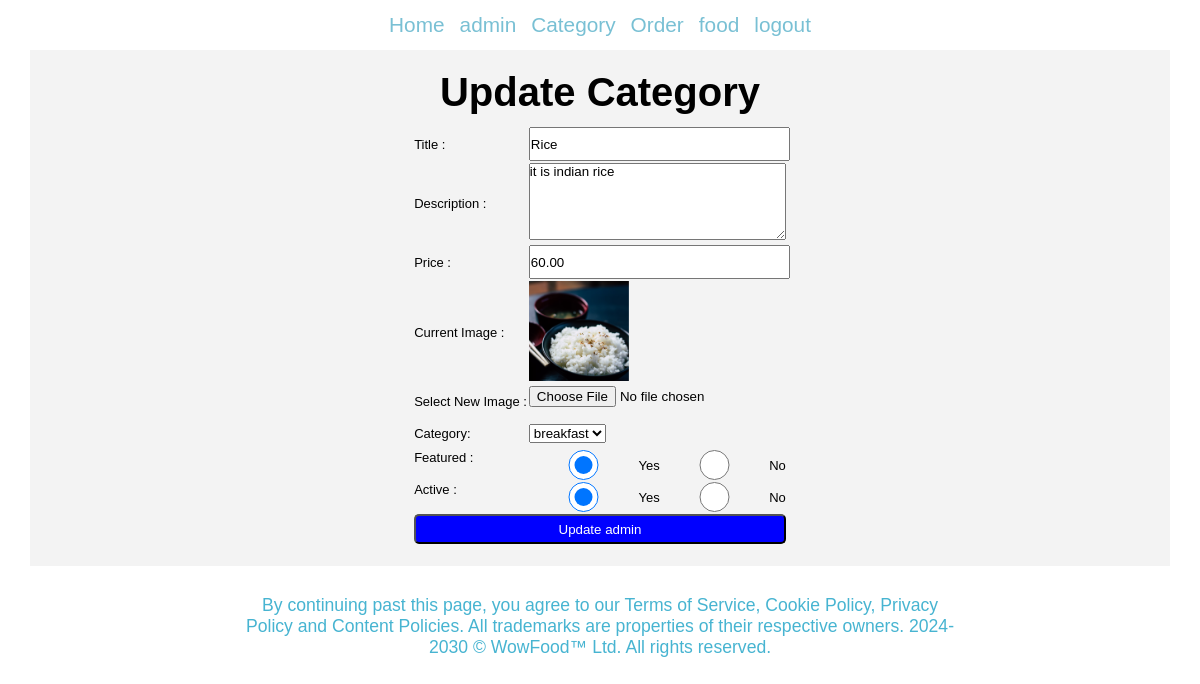
Page /admin/update-food.php?id=53 (signed in) on the committed database.
### tables this page shows
CREATE TABLE `tbl_food` (
  `id` int(10) UNSIGNED NOT NULL,
  `title` varchar(100) NOT NULL,
  `description` text NOT NULL,
  `price` decimal(10,2) NOT NULL,
  `image_name` varchar(250) NOT NULL,
  `category_id` int(10) NOT NULL,
  `featured` varchar(10) NOT NULL,
  `active` varchar(10) NOT NULL
);

CREATE TABLE `tbl_category` (
  `id` int(10) UNSIGNED NOT NULL,
  `title` varchar(100) NOT NULL,
  `image_name` varchar(255) NOT NULL,
  `featured` varchar(10) NOT NULL,
  `active` varchar(10) NOT NULL
);

### admin/update-food.php (the view, shortened to what this page needs)
<?php
include('repeat2/navbar.php');
?>
<?php
if (isset($_GET['id'])) {
    $id = $_GET['id'];
    $sql2 = "SELECT * FROM tbl_food WHERE id = $id";
    $rec2 = mysqli_query($conn, $sql2);
    $row2 = mysqli_fetch_assoc($rec2);
    $title = $row2['title'];
    $description = $row2['description'];
    $price = $row2['price'];
    $current_image = $row2['image_name'];
    $current_category = $row2['category_id'];
    $featured = $row2['featured'];
    $active = $row2['active'];
} else {
    header('location:' . HOMEURL . 'admin/manage-food.php');
    exit();
}
?>
<main>
    <div class="container center">
        <div class="small-container center padding">
            <h3>Update Category</h3>
            <form action="" method="POST" enctype="multipart/form-data">
                <table class="tbladdadmin">
                    <tr>
                        <td>Title :</td>
                        <td>
                            <input type="text" name="title" value="<?php echo $title ?>">
                        </td>
                    </tr>
                    <tr>
                        <td>Description :</td>
                        <td>
                            <textarea name="description" cols="30" rows="5"><?php echo $description ?></textarea>
                        </td>
                    </tr>
                    <tr>
                        <td>Price : </td>
                        <td><input type="number" name="price" value="<?php echo $price ?>"></td>
                    </tr>
                    <tr>
                        <td>Current Image :</td>
                        <td>
                            <?php
                            if ($current_image == "") {
                                echo "Image is not available";
                            } else {
                                ?>
                                <img src="<?php echo HOMEURL; ?>imgs/food/<?php echo $current_image; ?>" width="100px" alt="">
                                <?php
                            }
                            ?>
                        </td>
                    </tr>
                    <tr>
                        <td>Select New Image : </td>
                        <td><input type="file" name="image"></td>
                    </tr>
                    <tr>
                        <td>Category: </td>
                        <td>
                            <select name="category">
                                <?php
                                $sql = "SELECT * FROM tbl_category WHERE active = 'Yes'";
                                $rec = mysqli_query($conn, $sql);
                                $count = mysqli_num_rows($rec);
                                if ($count > 0) {
                                    while ($row = mysqli_fetch_assoc($rec)) {
                                        $category_title = $row['title'];
                                        $category_id = $row['id'];
                                        ?>
                                        <option <?php if ($current_category == $category_id) {echo "selected";} ?> value="<?php echo $category_id; ?>"><?php echo $category_title; ?></option>
                                        <?php
                                    }
                                } else {
                                    echo "<option value='0'>Category not available</option>";
                                }
                                ?>
                            </select>
                        </td>
                    </tr>
                    <tr>
                        <td style="vertical-align: top;">Featured :</td>
                        <td style="display: flex; align-items: center;">
                            <input <?php if ($featured == "Yes") {echo "checked";} ?> type="radio" name="featured" value="Yes"> Yes
                            <input <?php if ($featured == "No") {echo "checked";} ?> type="radio" name="featured" value="No"> No
                        </td>
                    </tr>
                    <tr>
                        <td style="vertical-align: top;">Active : </td>
                        <td style="display: flex; align-items: center;">
                            <input <?php if ($active == "Yes") {echo "checked";} ?> type="radio" name="active" value="Yes"> Yes
                            <input <?php if ($active == "No") {echo "checked";} ?> type="radio" name="active" value="No"> No
                        </td>
                    </tr>
                    <tr>
                        <td colspan="2">
                            <input type="submit" name="submit" value="Update admin" class="btn-primery">
                        </td>
                    </tr>
                </table>
            </form>
        </div>
    </div>
</main>
<?php
include('repeat2/footer.php');
?>

### css/admin.css (style rules this page uses)
* { margin: 0; padding: 0; font-family: Arial, Helvetica, sans-serif; }
.center { display: flex; justify-content: center; align-items: center; }
.padding { padding-top:10px; padding-bottom: 10px; }
body { width: 100%; height: 60vh; }
.container { padding-top: 50px; width: 100%; }
.small-container { width: 95%; flex-direction: column; background: #f3f3f3; gap: 10px; padding-bottom: 20px; padding-top: 20px; }
.small-container h3 { font-size:2.5rem ; }
.btn-primery { background: blue; padding: 1%; color: white; border-radius: 5px; text-decoration: none;height: 100%; }
.tbladdadmin { width: 100%; height: 200px; }
table { width: 95%; }
table tr { height: 30px; font-size: 13px; }
tr input { height: 30px; width: 100%; }

### rows in the picture
tbl_food: title "Rice", description "it is indian rice", price "60.00", image_name (picture), category "breakfast", featured "☑", active "☑"
